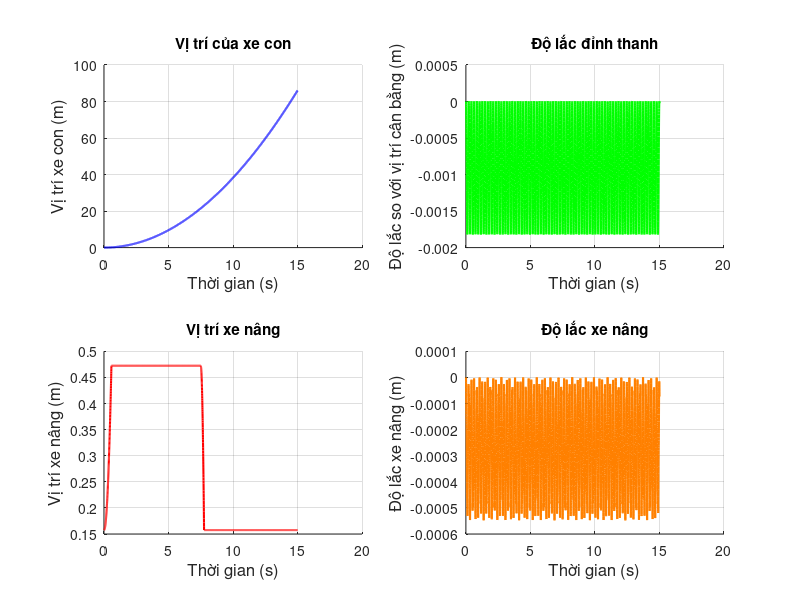

The MATLAB source for this figure:
clc;
close all;
clear;
%--------------------------------------------------------------------------
%    Mô phỏng chuyển động của dầm Euler - Bernoulli trong mô hình SMC
%--------------------------------------------------------------------------

% Thiết lập các thông số cho dầm
L = 0.63; EI = 0.754; rho_A = .297;
% Các vật nặng 
mw = 13.1; mk = 0.04; mh = 0.86; g = 9.81;

% Thiết lập thông số không gian và thời gian
n = 5; r = 5000;
tmax = 15;
delta_Y = L/(n - 1); % Bước không gian
delta_t = tmax/(r - 1); % Bước thời gian

% Khởi tạo ma trận để lưu giá trị
w = zeros(n,r);
x3 = zeros(1,r); % Độ lắc của thanh tại x2 (x3)
x2 = 2; 
dx2dt_2 = zeros(1,r);
dx2dt_2(1:3) = delta_Y;

% Lực tác động vào xe con
F1 = zeros(1,r);
F1(1:r) = 10;

% Lực tác động vào xe nâng
F2 = zeros(1,r);
F2(1:r/2)=10;

%--------------------------------------------------------------------------
for j = 3:(r - 1)
    wyyy0 = (w(3,j) - 2*w(2,j) + w(1,j))/(2*delta_Y^3);
    S2 = (F1(j + 1) - EI*wyyy0)/mw;
    w(1,j + 1) = 2*w(1,j) - w(1,j - 1) + delta_t^2*S2; % 5b
    for i = 3:(n - 2)
        % Đạo hàm theo Y
        wyyyy = (w(i + 2,j) - 4*w(i + 1,j) + 6*w(i,j) - 4*w(i - 1,j) + w(i - 2,j));
        S1 = (-EI/(rho_A*delta_Y^4))*wyyyy; 
        S4 = (-EI/(mh*delta_Y^3))*wyyyy;

        % Chuyển động của xe nâng
        dx3dt_2 = (x3(j + 1) - 2*x3(j) + x3(j - 1))/(2*delta_t^2);
        wyx2 = (w(x2 + 1,j - 1) - w(x2 - 1,j - 1))/(2*delta_Y^2);
        dx2dt_2(j + 1) = 2*dx2dt_2(j) - dx2dt_2(j - 1) + (F2(j + 1) - mh*g - mh*dx3dt_2*wyx2)/mh*delta_t^2; % 5c

        % Cập nhật vị trí x2
        if dx2dt_2(j + 1) < delta_Y
            x2 = 2;
            dx2dt_2(j + 1) = delta_Y;
        elseif dx2dt_2(j + 1) > L - delta_Y
            x2 = n - 1;
            dx2dt_2(j + 1) = L - delta_Y;
        else
            x2 = ceil(dx2dt_2(j + 1)/delta_Y);
        end

        % Độ lắc của thanh
        if dx2dt_2(j + 1) ~= x2
            w(i,j + 1) = 2*w(i,j) - w(i,j - 1) + delta_t^2*S1; % 5a
            x3(j + 1) = w(i,j + 1) - w(1,j + 1);
        else
            w(i,j + 1) = 2*w(i,j) - w(i,j - 1) + delta_t^2*S4; % 5d
            x3(j + 1) = w(i,j + 1) - w(1,j + 1);
        end
    end
    wyyyl = (-2*w(n,j) + 3*w(n - 1,j) - w(n - 2,j))/(2*delta_Y^3);
    S3 = (EI/mk)*wyyyl;
    w(2,j + 1) = w(1,j + 1);
    w(n,j + 1) = 2*w(n,j) - w(n,j - 1) + delta_t^2*S3; % 5e
    w(n - 1,j + 1) = (w(n,j + 1) + w(n - 2,j + 1))/2;
end
%--------------------------------------------------------------------------

% Khởi tạo giá trị để mô phỏng
t_tr = linspace(0,tmax,r);

% Vẽ đồ thị
subplot(2,2,1);
grid on;
hold on;
plot(t_tr,w(1,:),'b','LineWidth',1.5);
title({'Vị trí của xe con'});
ylabel('Vị trí xe con (m)','FontSize',12);
xlabel('Thời gian (s)','FontSize',12);

subplot(2,2,2);
grid on;
hold on;
plot(t_tr,w(n,:) - w(1,:),'g','LineWidth',1.5); % Vị trí tương đối của mk so với xe con
title({'Độ lắc đỉnh thanh'});
ylabel('Độ lắc so với vị trí cân bằng (m)','FontSize',12);
xlabel('Thời gian (s)','FontSize',12);

subplot(2,2,3);
grid on;
hold on;
plot(t_tr,dx2dt_2,'r','LineWidth',1.5);
title({'Vị trí xe nâng'});
ylabel('Vị trí xe nâng (m)','FontSize',12);
xlabel('Thời gian (s)','FontSize',12);

subplot(2,2,4);
grid on;
hold on;
plot(t_tr,x3,'Color',[1 0.5 0],'LineWidth',1.5);
title({'Độ lắc xe nâng'});
ylabel('Độ lắc xe nâng (m)','FontSize',12);
xlabel('Thời gian (s)','FontSize',12);
